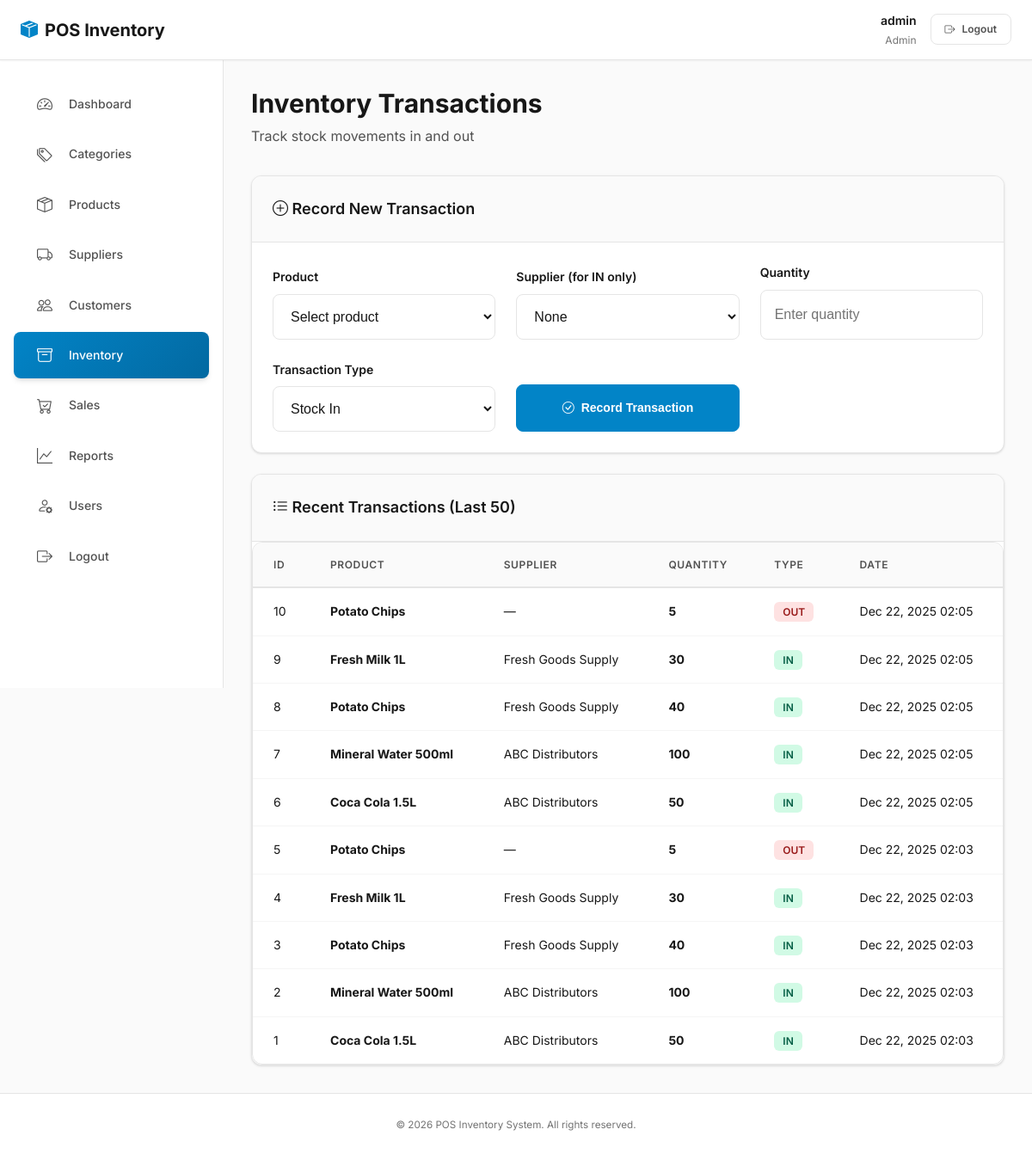
/index.php?page=inventory (signed in), run on an earlier commit of the app's database.
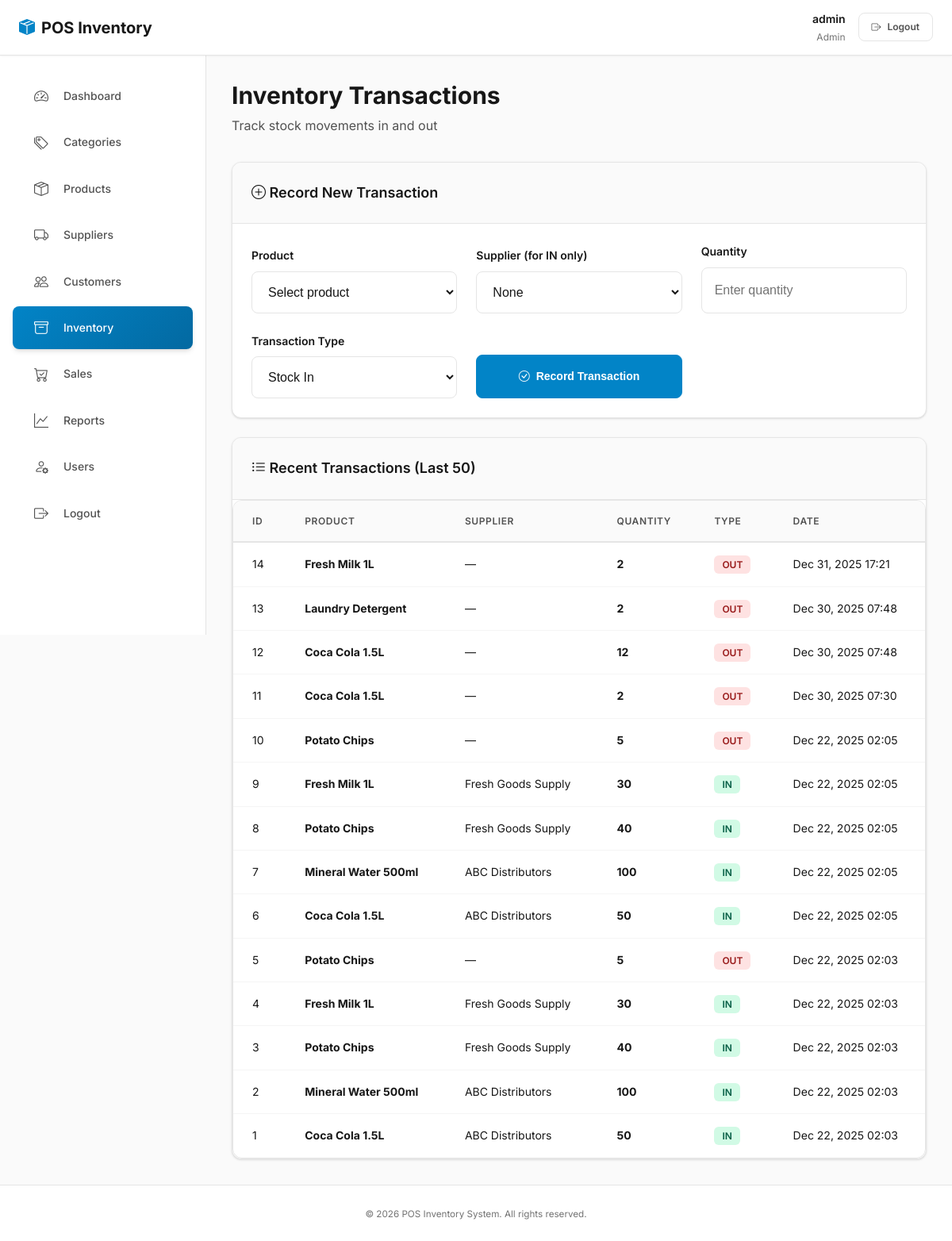
And on a later commit of the database.
### tables this page shows
CREATE TABLE `inventory_transactions` (
  `transaction_id` int(11) NOT NULL,
  `product_id` int(11) NOT NULL,
  `supplier_id` int(11) DEFAULT NULL,
  `quantity` int(11) NOT NULL,
  `transaction_type` enum('in','out') NOT NULL,
  `transaction_date` timestamp NOT NULL DEFAULT current_timestamp()
);

CREATE TABLE `products` (
  `product_id` int(11) NOT NULL,
  `category_id` int(11) NOT NULL,
  `product_name` varchar(150) NOT NULL,
  `price` decimal(10,2) NOT NULL,
  `stock` int(11) DEFAULT 0,
  `created_at` timestamp NOT NULL DEFAULT current_timestamp()
);

CREATE TABLE `suppliers` (
  `supplier_id` int(11) NOT NULL,
  `supplier_name` varchar(150) NOT NULL,
  `contact_info` varchar(150) DEFAULT NULL,
  `created_at` timestamp NOT NULL DEFAULT current_timestamp()
);

### functions.php (called while the page is built, shortened)
<?php
function sanitize($value)
{
    return htmlspecialchars(trim((string)$value), ENT_QUOTES, 'UTF-8');
}
function is_logged_in()
{
    return !empty($_SESSION['user_id']) || !empty($_SESSION['user']);
}
function get_current_role()
{
    if (isset($_SESSION['user_role'])) {
        return $_SESSION['user_role'];
    }
    return null;
}
function current_user()
{
    if (isset($_SESSION['user_id'])) {
        return [
            'user_id' => $_SESSION['user_id'],
            'id' => $_SESSION['user_id'],
            'username' => $_SESSION['username'] ?? '',
            'role' => $_SESSION['user_role'] ?? ''
        ];
    }
    return null;
}

### modules/inventory.php (the view, shortened to what this page needs)
<?php
$transactions = $conn->query('
    SELECT it.*, p.product_name, s.supplier_name
    FROM inventory_transactions it
    JOIN products p ON p.product_id = it.product_id
    LEFT JOIN suppliers s ON s.supplier_id = it.supplier_id
    ORDER BY it.transaction_id DESC
    LIMIT 50
')->fetch_all(MYSQLI_ASSOC);
?>
<main>
    <div class="page-header">
        <h1 class="page-title">Inventory Transactions</h1>
        <p class="page-subtitle">Track stock movements in and out</p>
    </div>
    <div class="card mb-4">
        <div class="card-header">
            <i class="bi bi-plus-circle"></i> Record New Transaction
        </div>
        <div class="card-body">
            <form method="post" style="display: grid; grid-template-columns: repeat(auto-fit, minmax(200px, 1fr)); gap: var(--spacing-lg); align-items: flex-end;">
                <div class="form-group" style="margin-bottom: 0;">
                    <label class="form-label">Product</label>
                    <select class="form-select" name="product_id" required>
                        <option value="">Select product</option>
                    </select>
                </div>
                <div class="form-group" style="margin-bottom: 0;">
                    <label class="form-label">Supplier (for IN only)</label>
                    <select class="form-select" name="supplier_id">
                        <option value="">None</option>
                    </select>
                </div>
                <div class="form-group" style="margin-bottom: 0;">
                    <label class="form-label">Quantity</label>
                    <input class="form-control" type="number" name="quantity" min="1" required placeholder="Enter quantity">
                </div>
                <div class="form-group" style="margin-bottom: 0;">
                    <label class="form-label">Transaction Type</label>
                    <select class="form-select" name="transaction_type">
                        <option value="in">Stock In</option>
                    </select>
                </div>
                <div class="form-group" style="display: flex; align-items: flex-end; margin-bottom: 0;">
                    <button class="btn btn-primary w-100" type="submit">
                        <i class="bi bi-check-circle"></i> Record Transaction
                    </button>
                </div>
            </form>
        </div>
    </div>
    <div class="card">
        <div class="card-header">
            <i class="bi bi-list-ul"></i> Recent Transactions (Last 50)
        </div>
        <div class="card-body" style="padding: 0;">
            <div class="table-container">
                <table class="table table-hover align-middle">
                    <thead>
                        <tr>
                            <th>ID</th>
                            <th>Product</th>
                            <th>Supplier</th>
                            <th>Quantity</th>
                            <th>Type</th>
                            <th>Date</th>
                        </tr>
                    </thead>
                    <tbody>
                        <?php if (empty($transactions)): ?>
                            <tr>
                                <td colspan="6" class="text-center text-muted" style="padding: var(--spacing-2xl);">
                                    <i class="bi bi-inbox" style="font-size: var(--font-size-3xl); display: block; margin-bottom: var(--spacing-md); opacity: 0.5;"></i>
                                    No transactions found. Record your first transaction above.
                                </td>
                            </tr>
                        <?php else: ?>
                            <?php foreach ($transactions as $t): ?>
                                <tr>
                                    <td><?php echo $t['transaction_id']; ?></td>
                                    <td><strong><?php echo sanitize($t['product_name']); ?></strong></td>
                                    <td><?php echo sanitize($t['supplier_name'] ?: '—'); ?></td>
                                    <td><strong><?php echo $t['quantity']; ?></strong></td>
                                    <td>
                                        <span style="padding: 4px 10px; border-radius: var(--radius-sm); font-weight: 600; font-size: var(--font-size-xs); text-transform: uppercase; background: <?php echo $t['transaction_type'] === 'in' ? 'var(--success-light)' : 'var(--danger-light)'; ?>; color: <?php echo $t['transaction_type'] === 'in' ? '#065f46' : '#991b1b'; ?>;">
                                            <?php echo strtoupper($t['transaction_type']); ?>
                                        </span>
                                    </td>
                                    <td><?php echo date('M d, Y H:i', strtotime($t['transaction_date'])); ?></td>
                                </tr>
                            <?php endforeach; ?>
                        <?php endif; ?>
                    </tbody>
                </table>
            </div>
        </div>
    </div>
</main>

### includes/header.php (shortened to what this page needs)
<!DOCTYPE html>
<html lang="en">
<head>
    <link href="https://cdn.jsdelivr.net/npm/bootstrap-icons@1.11.3/font/bootstrap-icons.css" rel="stylesheet">
    <link rel="stylesheet" href="style.css">
</head>
<body>
<div class="app-wrapper">
<header class="navbar">
    <div class="navbar-brand">
        <i class="bi bi-box-seam-fill"></i>
        <span>POS Inventory</span>
    </div>
    <?php if (is_logged_in()): ?>
        <div class="navbar-user">
            <div class="user-info">
                <span class="user-name"><?php echo sanitize(current_user()['username']); ?></span>
                <span class="user-role"><?php echo sanitize(current_user()['role']); ?></span>
            </div>
            <a class="btn btn-outline-secondary btn-sm" href="index.php?page=logout">
                <i class="bi bi-box-arrow-right"></i>
                <span>Logout</span>
            </a>
        </div>
    <?php endif; ?>
</header>

### index.php (shortened to what this page needs)
<?php
require_once __DIR__ . '/functions.php';
$rolePermissions = [
    'admin' => ['dashboard', 'categories', 'products', 'suppliers', 'customers',
                'inventory', 'sales', 'reports', 'users'],
    'cashier' => ['dashboard', 'products', 'customers', 'sales']
];
require_once __DIR__ . '/config.php';
$page = isset($_GET['page']) ? $_GET['page'] : 'dashboard';
include __DIR__ . '/includes/header.php';
?>
<div class="app-content-wrapper">
    <?php include __DIR__ . '/includes/nav.php'; ?>
    <div class="main-content-wrapper">
        <?php
        $allowedModules = $rolePermissions[$userRole] ?? [];
        if (in_array($page, $allowedModules, true)) {
            include __DIR__ . '/modules/' . $page . '.php';
        } else {
            echo '<main><div class="page-header"><h1 class="page-title">Page not found</h1></div></main>';
        }
        ?>
    </div>
</div>
<?php
include __DIR__ . '/includes/footer.php';

### includes/nav.php
<?php if (is_logged_in()): ?>
<?php
$userRole = get_current_role();
$current = isset($_GET['page']) ? $_GET['page'] : 'dashboard';
$pages = [
    'dashboard' => ['label' => 'Dashboard', 'icon' => 'bi-speedometer2', 'roles' => ['admin', 'cashier', 'manager']],
    'categories' => ['label' => 'Categories', 'icon' => 'bi-tags', 'roles' => ['admin', 'manager']],
    'products' => ['label' => 'Products', 'icon' => 'bi-box-seam', 'roles' => ['admin', 'cashier', 'manager']],
    'suppliers' => ['label' => 'Suppliers', 'icon' => 'bi-truck', 'roles' => ['admin', 'manager']],
    'customers' => ['label' => 'Customers', 'icon' => 'bi-people', 'roles' => ['admin', 'cashier', 'manager']],
    'inventory' => ['label' => 'Inventory', 'icon' => 'bi-archive', 'roles' => ['admin', 'manager']],
    'sales' => ['label' => 'Sales', 'icon' => 'bi-cart-check', 'roles' => ['admin', 'cashier', 'manager']],
    'reports' => ['label' => 'Reports', 'icon' => 'bi-graph-up', 'roles' => ['admin', 'manager']],
    'users' => ['label' => 'Users', 'icon' => 'bi-person-gear', 'roles' => ['admin']],
];
?>
<aside class="sidebar">
    <ul class="sidebar-list">
        <?php foreach ($pages as $key => $meta):
            if (in_array($userRole, $meta['roles'])): ?>
                <li>
                    <a href="index.php?page=<?php echo $key; ?>"
                       class="list-group-item <?php echo $current === $key ? 'active' : ''; ?>">
                        <i class="bi <?php echo $meta['icon']; ?>"></i>
                        <span><?php echo $meta['label']; ?></span>
                    </a>
                </li>
            <?php endif; ?>
        <?php endforeach; ?>
        <li>
            <a href="index.php?page=logout" class="list-group-item">
                <i class="bi bi-box-arrow-right"></i>
                <span>Logout</span>
            </a>
        </li>
    </ul>
</aside>
<?php endif; ?>

### includes/footer.php
<footer>
    <small>&copy; <?php echo date('Y'); ?> POS Inventory System. All rights reserved.</small>
</footer>
</div>
</body>
</html>

What changed in the data, as far as the page shows it:
added inventory_transactions: transaction_id "14", product.product_name "Fresh Milk 1L", supplier_name "—", quantity "2", transaction_type "OUT", transaction_date "Dec 31, 2025 17:21"
added inventory_transactions: transaction_id "13", product.product_name "Laundry Detergent", supplier_name "—", quantity "2", transaction_type "OUT", transaction_date "Dec 30, 2025 07:48"
added inventory_transactions: transaction_id "12", product.product_name "Coca Cola 1.5L", supplier_name "—", quantity "12", transaction_type "OUT", transaction_date "Dec 30, 2025 07:48"
added inventory_transactions: transaction_id "11", product.product_name "Coca Cola 1.5L", supplier_name "—", quantity "2", transaction_type "OUT", transaction_date "Dec 30, 2025 07:30"
